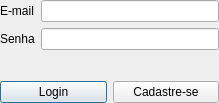
<?xml version="1.0" encoding="UTF-8"?>
<ui version="4.0">
 <class>DialogLogin</class>
 <widget class="QDialog" name="DialogLogin">
  <property name="geometry">
   <rect>
    <x>0</x>
    <y>0</y>
    <width>219</width>
    <height>103</height>
   </rect>
  </property>
  <property name="windowTitle">
   <string>Login</string>
  </property>
  <layout class="QVBoxLayout" name="verticalLayout">
   <property name="leftMargin">
    <number>0</number>
   </property>
   <property name="topMargin">
    <number>0</number>
   </property>
   <property name="rightMargin">
    <number>0</number>
   </property>
   <property name="bottomMargin">
    <number>0</number>
   </property>
   <item>
    <layout class="QFormLayout" name="formLayout">
     <item row="0" column="0">
      <widget class="QLabel" name="lblEmail">
       <property name="text">
        <string>E-mail</string>
       </property>
      </widget>
     </item>
     <item row="0" column="1">
      <widget class="QLineEdit" name="lineEmail"/>
     </item>
     <item row="1" column="0">
      <widget class="QLabel" name="lblSenha">
       <property name="text">
        <string>Senha</string>
       </property>
      </widget>
     </item>
     <item row="1" column="1">
      <widget class="QLineEdit" name="lineSenha">
       <property name="echoMode">
        <enum>QLineEdit::Password</enum>
       </property>
       <property name="clearButtonEnabled">
        <bool>true</bool>
       </property>
      </widget>
     </item>
     <item row="2" column="1">
      <spacer name="verticalSpacer">
       <property name="orientation">
        <enum>Qt::Vertical</enum>
       </property>
       <property name="sizeType">
        <enum>QSizePolicy::Expanding</enum>
       </property>
       <property name="sizeHint" stdset="0">
        <size>
         <width>20</width>
         <height>40</height>
        </size>
       </property>
      </spacer>
     </item>
    </layout>
   </item>
   <item>
    <layout class="QHBoxLayout" name="horizontalLayout">
     <item>
      <widget class="QPushButton" name="btnLogin">
       <property name="text">
        <string>Login</string>
       </property>
      </widget>
     </item>
     <item>
      <widget class="QPushButton" name="btnCadastre_se">
       <property name="text">
        <string>Cadastre-se</string>
       </property>
      </widget>
     </item>
    </layout>
   </item>
  </layout>
 </widget>
 <resources/>
 <connections/>
</ui>
